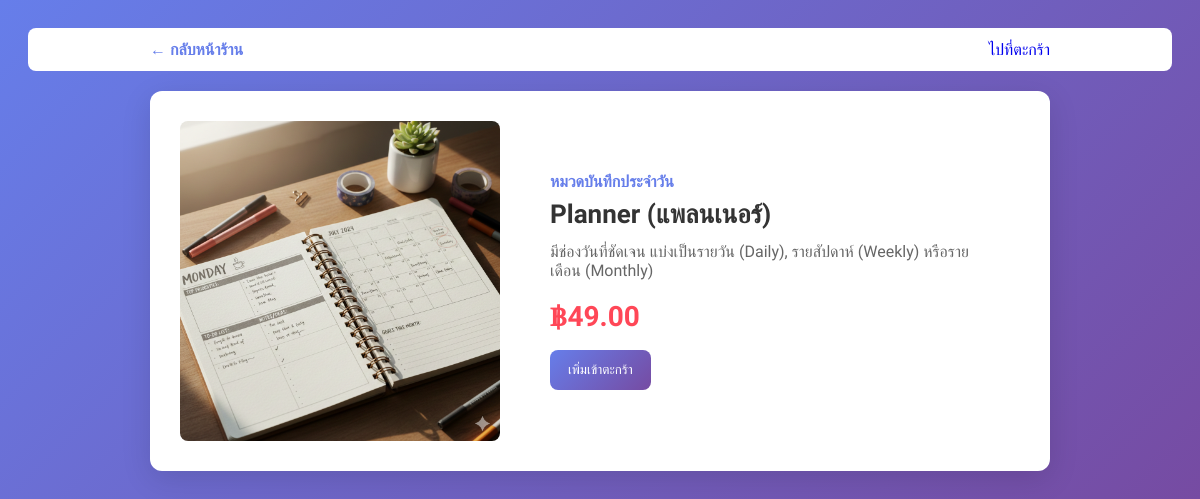
The app's page /product/2 with its own data.
### tables this page shows
CREATE TABLE products (
        id INTEGER PRIMARY KEY AUTOINCREMENT,
        name TEXT NOT NULL,
        price REAL NOT NULL,
        category TEXT,
        description TEXT,
        image TEXT
    );

### app.py (the view)
@app.route('/product/<int:product_id>')
def product_detail(product_id):
    product = db.get_product(product_id)
    if not product:
        return redirect(url_for('home'))
    cart_count = len(session.get('cart', []))
    user_email = session.get('user_email')
    user_name = session.get('user_name')
    is_admin = session.get('is_admin', False)
    return render_template('product.html', product=product, cart_count=cart_count, user_email=user_email, user_name=user_name, is_admin=is_admin)

### db.py (called while the page is built)
def get_conn():
    conn = sqlite3.connect(DB_PATH)
    conn.row_factory = sqlite3.Row
    return conn

def get_product(product_id):
    conn = get_conn()
    c = conn.cursor()
    c.execute('SELECT * FROM products WHERE id = ?', (product_id,))
    row = c.fetchone()
    conn.close()
    if not row:
        return None
    return dict(row)

### templates/product.html (shortened to what this page needs)
<!DOCTYPE html>
<html lang="th">
<head>
</head>
<body>
    <header>
        <div style="max-width:900px;margin:0 auto;display:flex;justify-content:space-between;align-items:center">
            <a href="/" style="text-decoration:none;color:#667eea;font-weight:700">← กลับหน้าร้าน</a>
            <a href="/cart" style="text-decoration:none">ไปที่ตะกร้า</a>
        </div>
    </header>
    <div class="container">
        <div class="card">
            <div class="media">
                <img src="/static/uploads/{{ product.image }}" alt="{{ product.name }}" onerror="this.onerror=null;this.src='/static/images/{{ product.image }}';">
                <div class="info">
                    <div class="category">{{ product.category }}</div>
                    <div class="name">{{ product.name }}</div>
                    <div class="desc">{{ product.description }}</div>
                    <div class="price">฿{{ "{:,.2f}".format(product.price) }}</div>
                    <button class="btn" onclick="addToCart({{ product.id }}, '{{ product.name|escape }}')">เพิ่มเข้าตะกร้า</button>
                </div>
            </div>
        </div>
    </div>
</body>
</html>

### templates/product.html (style rules this page uses)
body { font-family: 'Prompt', sans-serif;background: linear-gradient(135deg,#667eea 0%,#764ba2 100%);padding:20px }
.container { max-width:900px;margin:0 auto }
.card { background:#fff;border-radius:12px;overflow:hidden;box-shadow:0 8px 30px rgba(0,0,0,0.12) }
.media { display:flex;gap:20px;padding:30px;align-items:center }
.media img { width:320px;height:320px;object-fit:cover;border-radius:8px }
.info { padding:10px 30px }
.category { color:#667eea;font-weight:700;margin-bottom:8px }
.name { font-size:26px;font-weight:800;color:#333;margin-bottom:12px }
.desc { color:#666;margin-bottom:20px }
.price { color:#ff4757;font-weight:800;font-size:28px;margin-bottom:16px }
.btn { background:linear-gradient(135deg,#667eea 0%,#764ba2 100%);color:#fff;padding:12px 18px;border-radius:8px;border:none;cursor:pointer }
header { background:#fff;padding:12px;border-radius:8px;margin-bottom:20px }

### records on screen
products: image (picture), category "หมวดบันทึกประจำวัน", name "Planner (แพลนเนอร์)", description "มีช่องวันที่ชัดเจน แบ่งเป็นรายวัน (Daily), รายสัปดาห์ (Weekly) หรือรายเดือน (Monthly)", price "49.00"
